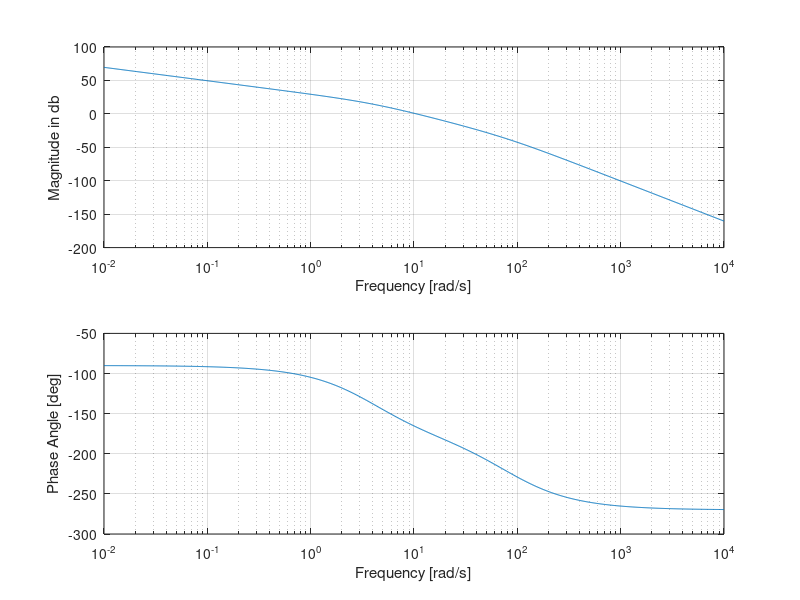

Reproduce this figure in MATLAB. (Note: this script raises an error after producing the figure.)
clc; clear; close all;
K=9600
d1=conv([1 4 0],[1 80]) % Denominator of the given system
G=tf(K,d1) % Transfer function of the given system
%%%-----------Uncompensated system
w=logspace(-2,4,1000); %%frequency range
for k=1:length(w)
mag(k)=9600/(w(k)*sqrt(w(k)^2+4^2)*sqrt(w(k)^2+80^2)); %Magnitude Expression
end
mag_db=20*log10(mag); %Magnitude in dB
phase_rad=-atan(w/0)-atan(w/4)-atan(w/80); %phase in radians
phase_deg=phase_rad*180/pi; %phase in degrees
subplot(2,1,1)
semilogx(w,mag_db) %semi log plot
xlabel('Frequency [rad/s]'),ylabel('Magnitude in db'),grid on %x-axis label
subplot(2,1,2)
semilogx(w,phase_deg)
xlabel('Frequency [rad/s]'),ylabel('Phase Angle [deg]'),grid on
%--------Gain Margin
[wpc,fval] = fsolve(@gain_margin1,5)
gm=9600/(wpc*sqrt(wpc^2+4^2)*sqrt(wpc^2+80^2));
gm=1/gm %Gain Margin
j=1;
for i=1:length(mag_db)
if mag_db(i)>-0.2 && mag_db(i)<0.2
b(j)=(i);
j=j+1;
end
end
wgc=min(w(b))
pm=(180/pi)*(-atan(wgc/0)-atan(wgc/4)-atan(wgc/80))+180 %Phase Margin of theuncompensated system
%%%---------------Compensated System
pmreq=input('Enter Required Phase Margin') % enter 33 as given in question
pmreq=pmreq+5
phgcm=pmreq-180
wgcm=4.57784054 % Index is 444. % from the first bode plot, locate wgcm corresponding tophgcm.
Beta=4.30491478; %Magnitude at wgcm
p=-2.48061788; %Phase at wgcm
T=10/wgcm
Zc=1/T
Pc=1/(Beta*T)
Gc=tf([1 Zc],[1 Pc]) %Compensated System
%%Compensated system= Gc*G/Beta
sys.num=[9600 4394.7264]; %Compensated system numerator
sys.den=[4.3 361.657 1414.41 146.323 0]; %Compensated system denominator
w1=logspace(-2,4,1000); %%frequency range
for k=1:length(w1)
mag(k)=2232.5581*(sqrt(w1(k)^2+0.457784^2))/(w1(k)*sqrt(w1(k)^2+79.99^2)*sqrt(w1(k)^2+4^2)*sqrt(w1(k)^2+0.10634^2));
end
mag_db=20*log10(mag); %transfer function converted to dB
phase_rad=atan(w/0.457784)-atan(w/0)-atan(w/79.999)-atan(w/4)-atan(w/0.10634); %phasein radians
phase_deg=phase_rad*180/pi; %phase in degrees
figure(2)
subplot(2,1,1)
semilogx(w,mag_db) %semi log plot
xlabel('Frequency [rad/s]'),ylabel('Magnitude in db'),grid on %x-axis label
subplot(2,1,2)
semilogx(w,phase_deg)
xlabel('Frequency [rad/s]'),ylabel('Phase Angle [deg]'),grid on
%--------Gain Margin
[wpc1,fval] = fsolve(@gain_margin2,5)
gm1=2232.5581*(sqrt(wpc1^2+0.457784^2))/(wpc1*sqrt(wpc1^2+79.99^2)*sqrt(wpc1^2+4^2)*sqrt(wpc1^2+0.10634^2));
gm1=1/gm1   %Gain Margin of the compensated system
j=1;
for i=1:length(mag_db)
if mag_db(i)>-0.2 && mag_db(i)<0.2
b1(j)=(i);
j=j+1;
end
end
wgc1=min(w(b1))
pm1=(180/pi)*(atan(wgc1/0.457784)-atan(wgc1/0)-atan(wgc1/79.999)-atan(wgc1/4)-atan(wgc1/0.10634))+180 %Phase Margin of the compensated system
%Function defined for finding phase crossover frequency of the compensated system
function f= gain_margin2(w1)
f=atan(w1/0.457784)-atan(w1/0)-atan(w1/80)-atan(w1/4)-atan(w1/0.10634)+pi; 
end
%Function defined for finding phase crossover frequency of the uncompensated system
function f= gain_margin1(w)
f=-atan(w/0)-atan(w/4)-atan(w/80)+pi;
end

